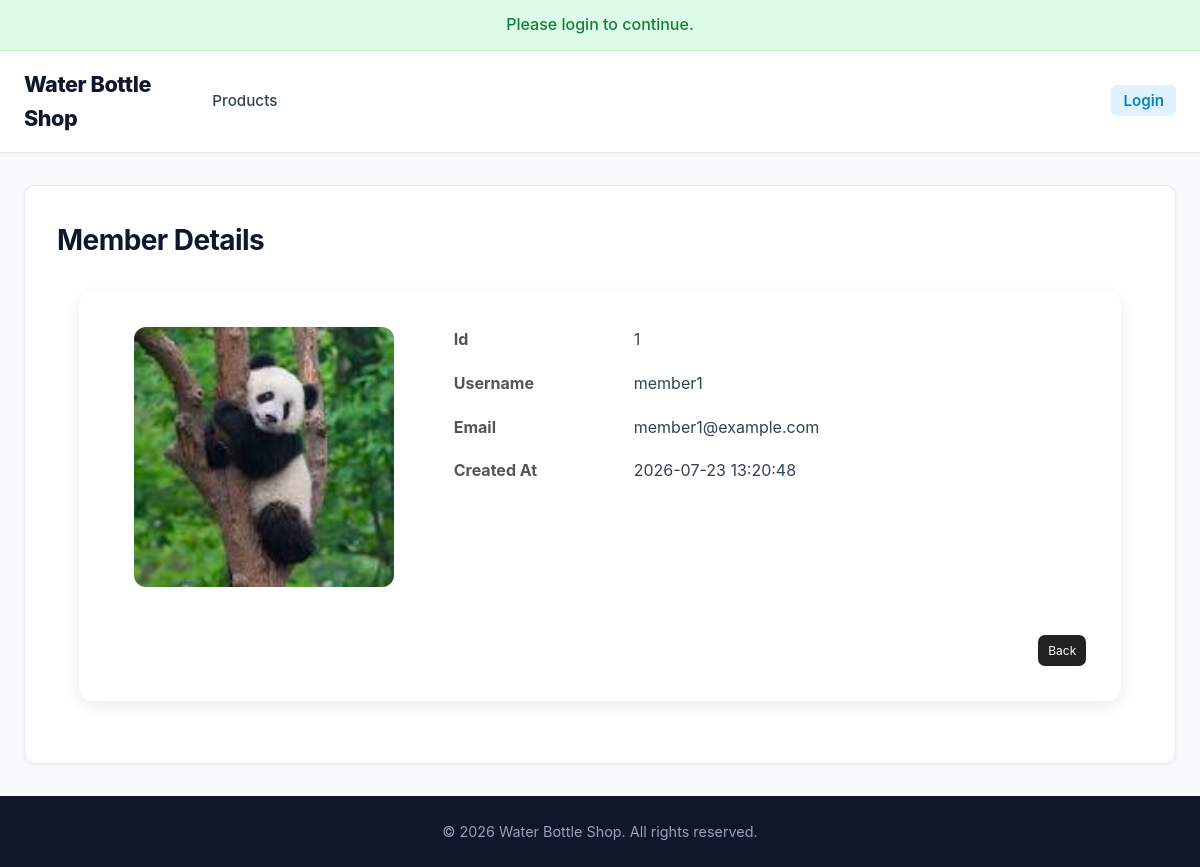
The app's page /pages/admin/member_details.php with its own data.
### tables this page shows
CREATE TABLE `users` (
  `user_id` INT(11) NOT NULL AUTO_INCREMENT,
  `username` VARCHAR(50) NOT NULL UNIQUE,
  `email` VARCHAR(100) NOT NULL UNIQUE,
  `password` VARCHAR(255) NOT NULL,
  `role` ENUM('admin', 'member') NOT NULL DEFAULT 'member',
  `created_at` TIMESTAMP DEFAULT CURRENT_TIMESTAMP,
  PRIMARY KEY (`user_id`)
);

### _base.php (called while the page is built, shortened)
<?php
function req($key, $value = null) {
    $value = $_REQUEST[$key] ?? $value;
    return is_array($value) ? array_map('trim', $value) : trim($value);
}
function temp($key, $value = null) {
    if ($value !== null) {
        $_SESSION["temp_$key"] = $value;
    }
    else {
        $value = $_SESSION["temp_$key"] ?? null;
        return $value;
    }
}
function encode($value) {
    return htmlentities($value);
}

### pages/admin/member_details.php (the view)
<?php
require_once '../../_base.php';
$_title = 'Member Details';
include '../../_head.php';
$userFields = [
    'user_id'       => 'Id',
    'username'      => 'Username',
    'email'         => 'Email',
    'created_at'    => 'Created At',
];
$userId = intval(req('id', 1));
$page = max(1, intval(req('page', 1)));
$baseSQL = "
    SELECT user_id, username, email, role, created_at
    FROM users
    WHERE 1=1
    AND role = 'member'
    AND user_id = {$userId}
";
$member = $_db->query("{$baseSQL}")->fetch(PDO::FETCH_ASSOC);
?>
<link rel="stylesheet" href="../../css/admin.css">
<link rel="stylesheet" href="../../css/main.css">
<div class="admin-container">
    <div class="view-card">
        <div class="view-content">
            <div class="view-image">
                <?php
                    $imagePath = "../../img/member/{$member['user_id']}";
                    $extensions = ['jpg', 'jpeg', 'png', 'webp'];
                    foreach ($extensions as $ext) {
                        if (file_exists($imagePath . "." . $ext)) {
                            $imagePath .= "." . $ext;
                            break;
                        }
                    }
                ?>
                <img
                    src="<?= $imagePath ?>"
                    alt="<?= $member['username'] . ' Profile' ?>"
                    class="view-product-image"
                >
            </div>
            <div class="view-details">
                <?php foreach ($userFields as $field => $label): ?>
                    <div class="detail-row">
                        <label><?= encode($label) ?></label>
                        <span><?= encode($member[$field]) ?></span>
                    </div>
                <?php endforeach; ?>
            </div>
        </div>
        <div class="view-footer">
            <a href="member_listing.php?page=<?= $page ?>" class="btn-view">
                Back
            </a>
        </div>
    </div>
</div>
<?php include '../../_foot.php'; ?>

### _head.php (shortened to what this page needs)
<!DOCTYPE html>
<html lang="en">
<head>
    <link rel="stylesheet" href="css/main.css">
</head>
<body>
    <div id="info"><?= temp('info') ?></div>
    <header class="site-header">
        <div class="header-container">
            <a href="index.php" class="logo-link">
                <h1>Water Bottle Shop</h1>
            </a>
            <nav class="main-nav">
                <ul class="nav-list">
                    <div class="nav-group">
                        <li><a href="products.php" class="nav-link">Products</a></li>
                    </div>
                    <div class="nav-group">
                        <?php if (isset($_SESSION['user_id'])): ?>
                            <li class="user-greeting">
                                Hi, <a href="profile.php" class="user-name"><?= encode($_SESSION['name']) ?></a>
                            </li>
                            <li><a href="logout.php" class="nav-link nav-link-btn">Logout</a></li>
                        <?php else: ?>
                            <li><a href="login.php" class="nav-link nav-link-btn">Login</a></li>
                        <?php endif; ?>
                    </div>
                </ul>
            </nav>
        </div>
    </header>
    <main>
        <h1><?= $_title ?? 'Untitled' ?></h1>

### _foot.php (shortened to what this page needs)
</main>
    <footer>
        <p>&copy; <?= date('Y') ?> Water Bottle Shop. All rights reserved.</p>
    </footer>
</body>
</html>

### css/main.css (style rules this page uses)
:root { --primary: #0284c7; --primary-hover: #0369a1; --primary-light: #e0f2fe; --dark: #0f172a; --text-main: #334155; --text-muted: #64748b; --bg-main: #f8fafc; --card-bg: #ffffff; --border-color: #e2e8f0; --shadow-sm: 0 1px 3px rgba(0,0,0,0.05); --shadow-md: 0 4px 12px rgba(0,0,0,0.08); --shadow-lg: 0 10px 25px rgba(0,0,0,0.12); --radius: 10px; --transition: all 0.2s cubic-bezier(0.4, 0, 0.2, 1); }
* { box-sizing: border-box; }
html, body { min-height: 100%; }
body { margin: 0; min-height: 100vh; display: flex; flex-direction: column; font-family: -apple-system, BlinkMacSystemFont, "Segoe UI", Roboto, "Helvetica Neue", Arial, sans-serif; line-height: 1.6; color: var(--text-main); background-color: var(--bg-main); }
.site-header { background-color: var(--card-bg); border-bottom: 1px solid var(--border-color); box-shadow: var(--shadow-sm); position: sticky; top: 0; z-index: 100; }
.header-container { max-width: 1200px; margin: 0 auto; padding: 16px 24px; display: flex; align-items: center; justify-content: space-between; gap: 20px; }
.logo-link { text-decoration: none; }
.site-header h1 { margin: 0; font-size: 1.35rem; font-weight: 800; letter-spacing: -0.02em; color: var(--dark); display: flex; align-items: center; gap: 8px; }
.main-nav { display: flex; align-items: center; justify-content: space-between; width: 100%; }
.nav-list { display: flex; align-items: center; justify-content: space-between; width: 100%; margin: 0; padding: 0; list-style: none; }
.nav-group { display: flex; align-items: center; gap: 24px; }
.nav-link { text-decoration: none; color: var(--text-main); font-weight: 500; font-size: 0.95rem; padding: 6px 12px; border-radius: 6px; transition: var(--transition); }
.nav-link-btn { background-color: var(--primary-light); color: var(--primary); font-weight: 600; }
main { flex: 1; width: calc(100% - 48px); max-width: 1200px; margin: 32px auto; padding: 32px; background-color: var(--card-bg); border-radius: var(--radius); border: 1px solid var(--border-color); box-shadow: var(--shadow-sm); }
main > h1 { margin-top: 0; margin-bottom: 24px; font-size: 1.75rem; font-weight: 700; color: var(--dark); letter-spacing: -0.02em; }
footer { width: 100%; margin-top: auto; padding: 24px; background-color: var(--dark); color: #94a3b8; text-align: center; font-size: 0.9rem; }
footer p { margin: 0; }
#info { padding: 12px 24px; background-color: #dcfce7; color: #15803d; font-weight: 500; text-align: center; border-bottom: 1px solid #bbf7d0; }

### css/admin.css (style rules this page uses)
.admin-container { width: 96%; max-width: 1600px; margin: 30px auto; }
.btn-view,.btn-edit,.btn-delete { padding: 6px 10px;border-radius: 7px;text-decoration: none; color: white; font-size: 12px; transition: .2s; }
.btn-view { background: #222; }
.view-card { background:#fff; border-radius:14px; box-shadow:0 5px 18px rgba(0,0,0,.08); padding:35px; }
.view-content { display:grid; grid-template-columns:300px 1fr; gap:40px; }
.view-image { text-align:center; }
.view-product-image { width:260px; border-radius:12px; object-fit:cover; }
.view-details { display:flex; flex-direction:column; gap:18px; }
.detail-row { display:grid; grid-template-columns:180px 1fr; align-items:center; }
.detail-row label { font-weight:bold; color:#555; }
.view-footer { margin-top:40px; display:flex; justify-content:flex-end; gap:15px; }

### records on screen
users: user_id "1", username "member1", email "member1@example.com", created_at "2026-07-23 13:20:48"

### other values on screen
temp('info') "Please login to continue."
$_title "Member Details"
encode($label) "Id"
encode($label) "Username"
encode($label) "Email"
encode($label) "Created At"
